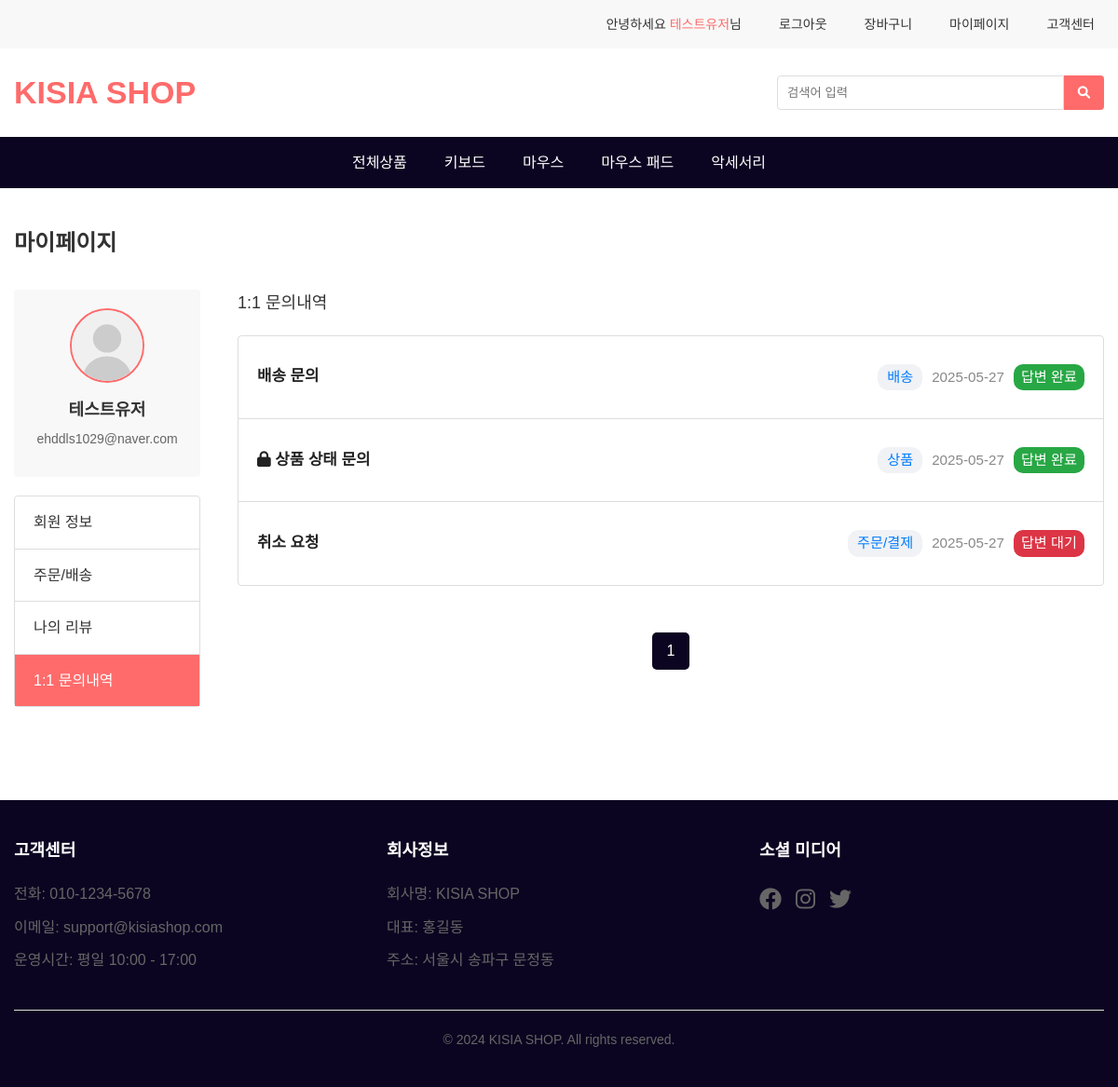
/mainmenu/mypage.php?tab=mypage_inquiry.php (signed in), run on the app's committed database.
### tables this page shows
CREATE TABLE IF NOT EXISTS inquiry (
    id INT PRIMARY KEY AUTO_INCREMENT,
    user_id INT,
    title VARCHAR(255),
    content TEXT,
    is_secret BOOLEAN,
    type VARCHAR(50) NOT NULL,
    created_at DATETIME DEFAULT CURRENT_TIMESTAMP,
    secret_password VARCHAR(255),
    inquiry_status VARCHAR(50) NOT NULL DEFAULT '답변 대기',
    answer TEXT,
    answer_at DATETIME,
    FOREIGN KEY (user_id) REFERENCES users(id) ON DELETE SET NULL
);

### mainmenu/queries/get_header_session.php (called while the page is built, shortened)
<?php
    $name = $_SESSION['name'] ?? '';
    $email = $_SESSION['email'] ?? '';
?>

### mainmenu/queries/get_mypage_inquiry.php (called while the page is built, shortened)
<?php
    require_once '/var/www/html/mainmenu/common/db.php';
    $userId = $_SESSION['id'];
    $page = isset($_GET['page']) ? (int)$_GET['page'] : 1;
    $items_per_page = 3;
    $offset = ($page - 1) * $items_per_page;
    $sql = "SELECT * FROM inquiry WHERE user_id = ? LIMIT ?, ?";
    $stmt = mysqli_prepare($conn, $sql);
    mysqli_stmt_bind_param($stmt, "iii", $userId, $offset, $items_per_page);
    mysqli_stmt_execute($stmt);
    $get_inquiry = mysqli_stmt_get_result($stmt);
    $inquiry = mysqli_fetch_all($get_inquiry, MYSQLI_ASSOC);
    $count_sql = "SELECT COUNT(*) as total FROM inquiry WHERE user_id = ?";
    $stmt_count = mysqli_prepare($conn, $count_sql);
    mysqli_stmt_bind_param($stmt_count, "i", $userId);
    mysqli_stmt_execute($stmt_count);
    $result_count = mysqli_stmt_get_result($stmt_count);
    $total_row = mysqli_fetch_assoc($result_count);
    $total_items = (int)$total_row['total'];
    $total_pages = ceil($total_items / $items_per_page);
?>

### mainmenu/mypage_inquiry.php (the view, shortened to what this page needs)
<?php require_once 'queries/get_mypage_inquiry.php'; ?>
        <div class="container">
            <div class="mypage-container">
                <h2 class="page-title">마이페이지</h2>
                <div class="mypage-content">
                    <div class="mypage-sidebar">
                        <div class="profile-section">
                            <div class="profile-image">
                                <img src="profile/default-profile.svg" alt="프로필 이미지">
                            </div>
                            <div class="profile-info">
                                <h3 class="profile-name"><?php echo $name; ?></h3>
                                <p class="profile-email"><?php echo $email; ?></p>
                            </div>
                        </div>
                        <ul class="mypage-menu">
                            <li><a href="mypage.php?tab=mypage_profile.php" data-section="profile-edit-section">회원 정보</a></li>
                            <li><a href="mypage.php?tab=mypage_order.php" data-section="order-section">주문/배송</a></li>
                            <li><a href="mypage.php?tab=mypage_review.php" data-section="review-section">나의 리뷰</a></li>
                            <li><a href="mypage.php?tab=mypage_inquiry.php" data-section="inquiry-section" class="active">1:1 문의내역</a></li>
                        </ul>
                    </div>
                    <div class="mypage-section" id="inquiry-section">
                        <h3>1:1 문의내역</h3>
                        <div class="inquiry-list">
                            <?php foreach($inquiry as $i) : ?>
                                <div class="inquiry-item">
                                    <div class="inquiry-header">
                                        <a href="inquiry_detail.php?id=<?php echo $i['id']; ?>">
                                            <h4>
                                                <?php if($i['is_secret']) echo '<i class="fas fa-lock"></i> '; ?>
                                                <?php echo $i['title']; ?>
                                            </h4>
                                        </a>
                                        <div class="inquiry-info-group">
                                            <span class="inquiry-type"><?php echo $i['type']; ?></span>
                                            <span class="inquiry-date"><?php echo date('Y-m-d', strtotime($i['created_at'])); ?></span>
                                            <?php if($i['inquiry_status'] == '답변 대기') : ?>
                                                <span class="inquiry-status">답변 대기</span>
                                            <?php elseif($i['inquiry_status'] == '답변 완료') : ?>
                                                <span class="inquiry-status_done">답변 완료</span>
                                            <?php endif; ?>
                                        </div>
                                    </div>
                                </div>
                            <?php endforeach; ?>
                        </div>
                        <div class="pagination" id="pagination">
                            <?php
                                for ($i = 1; $i <= $total_pages; $i++) {
                                    $active = $i == $page ? 'active' : '';
                                    echo "<a href='?page=$i' class='$active'>$i</a>";
                                }
                            ?>
                        </div>
                    </div>
                </div>
            </div>
        </div>

### mainmenu/css/style.css (style rules this page uses)
* { margin: 0; padding: 0; box-sizing: border-box; }
body { font-family: 'Noto Sans KR', sans-serif; line-height: 1.6; color: #333; }
.container { max-width: 1200px; margin: 0 auto; padding: 0 15px; }
a { text-decoration: none; color: inherit; }
ul { list-style: none; }

### mainmenu/css/mypage.css (style rules this page uses)
.mypage-container { padding: 40px 0; }
.page-title { margin-bottom: 30px; font-size: 24px; font-weight: 700; }
.mypage-content { display: flex; gap: 40px; }
.mypage-sidebar { width: 200px; flex-shrink: 0; }
.profile-section { background-color: #f8f8f8; border-radius: 4px; padding: 20px; margin-bottom: 20px; text-align: center; }
.profile-image { width: 80px; height: 80px; margin: 0 auto 15px; border-radius: 50%; overflow: hidden; border: 2px solid #ff6b6b; }
.profile-image img { width: 100%; height: 100%; object-fit: cover; }
.profile-info { margin-bottom: 10px; }
.profile-name { font-size: 18px; font-weight: 700; margin-bottom: 5px; color: #333; }
.profile-email { font-size: 14px; color: #666; }
.mypage-menu { list-style: none; padding: 0; margin: 0; border: 1px solid #ddd; border-radius: 4px; }
.mypage-menu li { border-bottom: 1px solid #ddd; }
.mypage-menu li:last-child { border-bottom: none; }
.mypage-menu a { display: block; padding: 15px 20px; color: #333; text-decoration: none; transition: all 0.3s ease; }
.mypage-menu a.active { background-color: #ff6b6b; color: white; }
.mypage-section { flex: 1; }
.mypage-section h3 { margin-bottom: 20px; font-size: 18px; font-weight: 500; }
.inquiry-list { border: 1px solid #ddd; border-radius: 4px; }
.inquiry-item { padding: 20px; border-bottom: 1px solid #ddd; }
.inquiry-item:last-child { border-bottom: none; }
.inquiry-header { display: flex; align-items: center; justify-content: space-between; gap: 16px; padding: 10px 0; }
.inquiry-header a { flex: 1; min-width: 0; text-decoration: none; }
.inquiry-header h4 { margin: 0; font-size: 1.05rem; color: #222; white-space: nowrap; overflow: hidden; text-overflow: ellipsis; }
.inquiry-info-group { display: flex; align-items: center; gap: 10px; }
.inquiry-type { background: #f0f2f5; color: #007bff; padding: 2px 10px; border-radius: 12px; font-size: 0.95rem; }
.inquiry-date { color: #888; font-size: 0.95rem; }
.inquiry-status_done { font-size: 0.95rem; color: #fff; background: #28a745; border-radius: 10px; padding: 2px 8px; }
.inquiry-status { font-size: 0.95rem; color: #fff; background: #dc3545; border-radius: 10px; padding: 2px 8px; }
.pagination { display: flex ; justify-content: center; align-items: center; gap: 10px; margin: 50px 0; }
.pagination a { display: inline-flex ; align-items: center; justify-content: center; width: 40px; height: 40px; border-radius: 5px; background-color: white; color: #333; text-decoration: none; transition: all 0.3s; }
.pagination a.active { background-color: #0c0521; color: white; }

### mainmenu/common/footer.php (style rules this page uses)
.container { max-width: 1200px; margin: 0 auto; padding: 0 15px; }

### data on the page
inquiry: title "배송 문의", type "배송", created_at "2025-05-27", inquiry_status "답변 완료"
inquiry: is_secret 1 (drawn), title "상품 상태 문의", type "상품", created_at "2025-05-27", inquiry_status "답변 완료"
inquiry: title "취소 요청", type "주문/결제", created_at "2025-05-27", inquiry_status "답변 대기"

### other printed values
$name "테스트유저"
$email "ehddls1029@naver.com"
